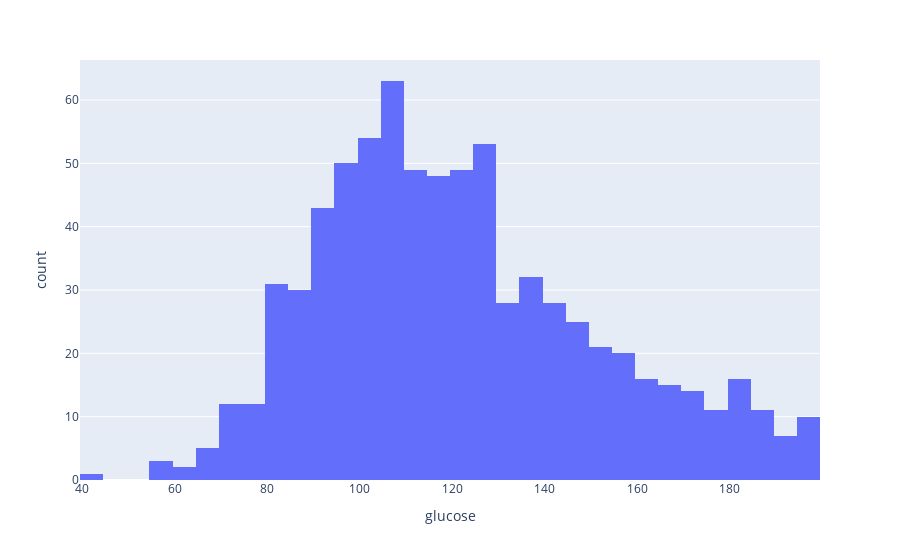
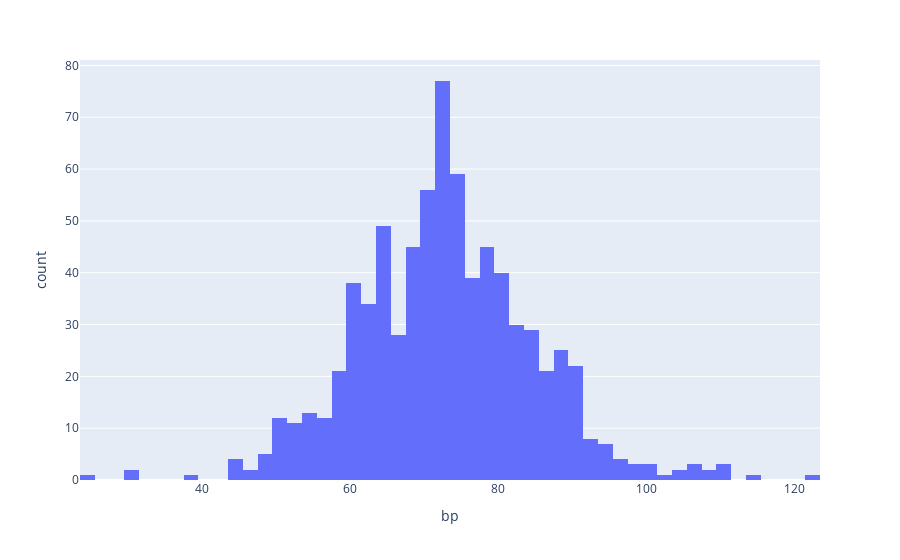
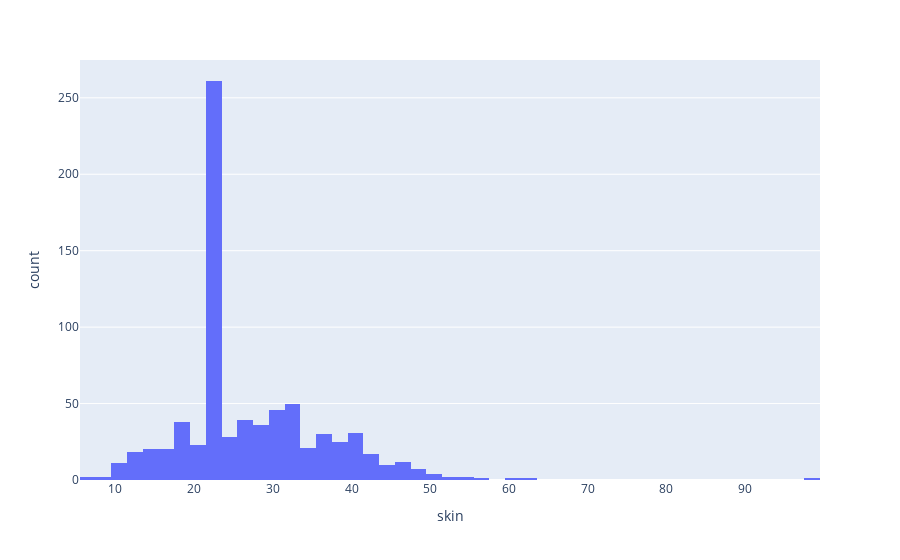
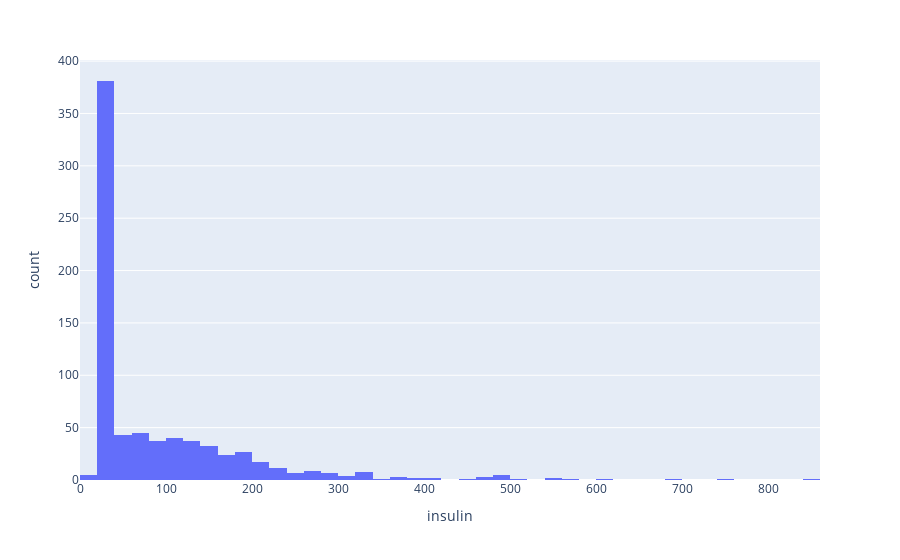

Here is the notebook cell these charts were saved with, in order:
### Markdown cell above
Often we omit `with fig do show` because Jupyter always displays the last "thing" in a cell.
In this case, however, we want to display multiple things using one cell, so we need to explicitly display each one.

### Code cell
for i in dataframe.columns:
  fig = px.histogram(dataframe,x= i)
  fig.show()

#<xml xmlns="https://developers.google.com/blockly/xml"><variables><variable id="V_64Ged:C0QJ|TmiRhMz">i</variable><variable id="-(zD`=)|+6ZJe1eZ)t2_">dataframe</variable><variable id="`MlX9tv$x9^+8hq@.?!W">fig</variable><variable id="+yh,Zg{hON]zy6D~.rH#">px</variable></variables><block type="controls_forEach" id="V.xPfOE~[Ux~30j}0jWn" x="40" y="277"><field name="VAR" id="V_64Ged:C0QJ|TmiRhMz">i</field><value name="LIST"><block type="varGetProperty" id="_VPma6},3p|%M53-|svb"><field name="VAR" id="-(zD`=)|+6ZJe1eZ)t2_">dataframe</field><field name="MEMBER">columns</field><data>dataframe:columns</data></block></value><statement name="DO"><block type="variables_set" id="?as/WNxbs`xuAo6s]WCS"><field name="VAR" id="`MlX9tv$x9^+8hq@.?!W">fig</field><value name="VALUE"><block type="varDoMethod" id="M7Nr}Mv.DAk?=8Xv:VTh"><mutation items="2"></mutation><field name="VAR" id="+yh,Zg{hON]zy6D~.rH#">px</field><field name="MEMBER">histogram</field><data>px:histogram</data><value name="ADD0"><block type="variables_get" id="HERwNg=OfTm0rFH2lO!*"><field name="VAR" id="-(zD`=)|+6ZJe1eZ)t2_">dataframe</field></block></value><value name="ADD1"><block type="valueOutputCodeBlock" id="uJ?DS:J9fu7,X*mfzq]c"><field name="CODE">x=</field><value name="INPUT"><block type="variables_get" id="w`$;pxgH,LY$0t,5KW,A"><field name="VAR" id="V_64Ged:C0QJ|TmiRhMz">i</field></block></value></block></value></block></value><next><block type="dummyNoOutputCodeBlock" id="D55gB1Vqg5ml;K[H+Aw/"><field name="CODE">fig.show()</field></block></next></block></statement></block></xml>

### Figure 1 — Plotly figure (JSON) as saved in the notebook; plotly's stock layout.template omitted (floating-point values rounded to 4 significant figures; data arrays with more than 128 entries replaced by an {"elided": "..."} marker saying what was removed)
{"data": [{"bingroup": "x", "hovertemplate": "glucose=%{x}<br>count=%{y}<extra></extra>", "legendgroup": "", "marker": {"color": "#636efa", "pattern": {"shape": ""}}, "name": "", "orientation": "v", "showlegend": false, "type": "histogram", "x": {"elided": "759 float values"}, "xaxis": "x", "yaxis": "y"}], "layout": {"barmode": "relative", "legend": {"tracegroupgap": 0}, "margin": {"t": 60}, "xaxis": {"anchor": "y", "domain": [0, 1], "title": {"text": "glucose"}}, "yaxis": {"anchor": "x", "domain": [0, 1], "title": {"text": "count"}}}}

### Figure 2 — Plotly figure (JSON) as saved in the notebook; plotly's stock layout.template omitted (floating-point values rounded to 4 significant figures; data arrays with more than 128 entries replaced by an {"elided": "..."} marker saying what was removed)
{"data": [{"bingroup": "x", "hovertemplate": "bp=%{x}<br>count=%{y}<extra></extra>", "legendgroup": "", "marker": {"color": "#636efa", "pattern": {"shape": ""}}, "name": "", "orientation": "v", "showlegend": false, "type": "histogram", "x": {"elided": "759 float values"}, "xaxis": "x", "yaxis": "y"}], "layout": {"barmode": "relative", "legend": {"tracegroupgap": 0}, "margin": {"t": 60}, "xaxis": {"anchor": "y", "domain": [0, 1], "title": {"text": "bp"}}, "yaxis": {"anchor": "x", "domain": [0, 1], "title": {"text": "count"}}}}

### Figure 3 — Plotly figure (JSON) as saved in the notebook; plotly's stock layout.template omitted (floating-point values rounded to 4 significant figures; data arrays with more than 128 entries replaced by an {"elided": "..."} marker saying what was removed)
{"data": [{"bingroup": "x", "hovertemplate": "skin=%{x}<br>count=%{y}<extra></extra>", "legendgroup": "", "marker": {"color": "#636efa", "pattern": {"shape": ""}}, "name": "", "orientation": "v", "showlegend": false, "type": "histogram", "x": {"elided": "759 float values"}, "xaxis": "x", "yaxis": "y"}], "layout": {"barmode": "relative", "legend": {"tracegroupgap": 0}, "margin": {"t": 60}, "xaxis": {"anchor": "y", "domain": [0, 1], "title": {"text": "skin"}}, "yaxis": {"anchor": "x", "domain": [0, 1], "title": {"text": "count"}}}}

### Figure 4 — Plotly figure (JSON) as saved in the notebook; plotly's stock layout.template omitted (floating-point values rounded to 4 significant figures; data arrays with more than 128 entries replaced by an {"elided": "..."} marker saying what was removed)
{"data": [{"bingroup": "x", "hovertemplate": "insulin=%{x}<br>count=%{y}<extra></extra>", "legendgroup": "", "marker": {"color": "#636efa", "pattern": {"shape": ""}}, "name": "", "orientation": "v", "showlegend": false, "type": "histogram", "x": {"elided": "759 float values"}, "xaxis": "x", "yaxis": "y"}], "layout": {"barmode": "relative", "legend": {"tracegroupgap": 0}, "margin": {"t": 60}, "xaxis": {"anchor": "y", "domain": [0, 1], "title": {"text": "insulin"}}, "yaxis": {"anchor": "x", "domain": [0, 1], "title": {"text": "count"}}}}
